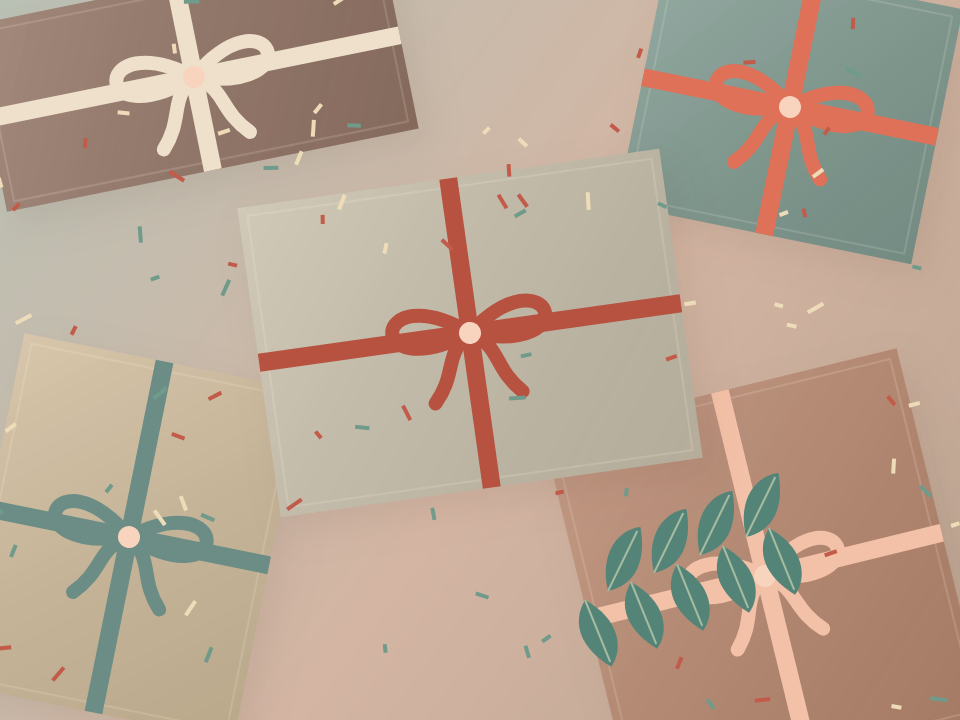
#> input picture examples/telegram-media-spoiler/assets/original-still-life.png, 960 x 720 px
$ python make-blur.py
#> lines starting #> are read from the running program, lines starting #| are printed output that depends on the picture
"""Requires Pillow. Regenerates only the original artwork's concealed static asset."""
from pathlib import Path
from PIL import Image, ImageFilter
assets = Path(__file__).resolve().parents[1] / 'assets'
Image.open(assets / 'original-still-life.png').filter(ImageFilter.GaussianBlur(76)).save(assets / 'original-still-life-blurred.png')
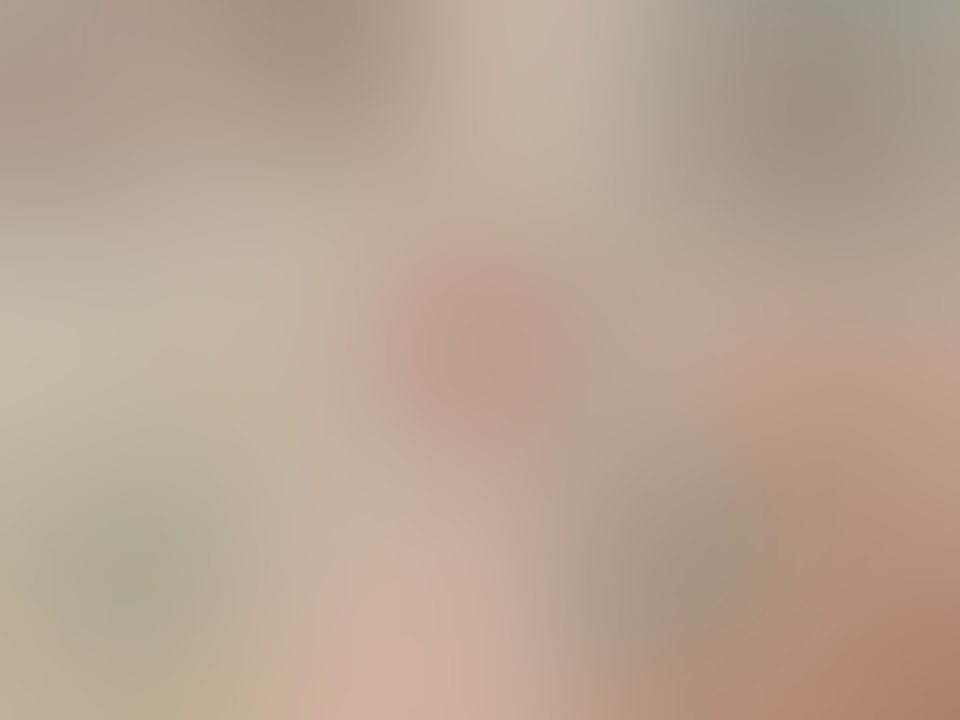
#> saved as original-still-life-blurred.png: PIL image 960x720 RGBA; mean R, G, B, A 184.3, 164.3, 146.2, 255
